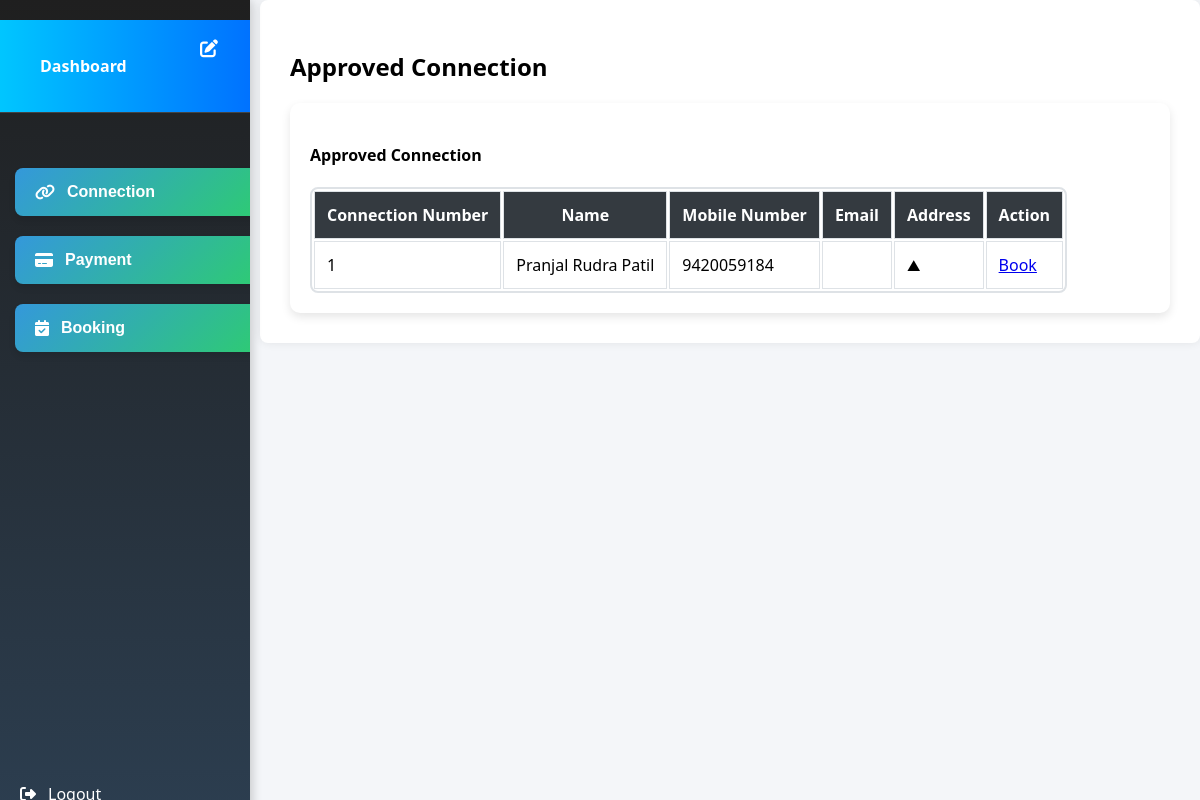
The app's page /bookings/approved-connection/ (signed in) with its own data.
### bookings/models.py (models this page shows, shortened)
class ConnectionRequest(models.Model):
    PENDING = 'Pending'
    APPROVED = 'Approved'
    REJECTED = 'Rejected'
    STATUS_CHOICES = [
        (PENDING, 'Pending'),
        (APPROVED, 'Approved'),
        (REJECTED, 'Rejected'),
    ]
    user = models.ForeignKey(User, on_delete=models.CASCADE, null=True, blank=True)  # Allow null for migration safety
    name = models.CharField(max_length=100)
    contact_number = models.CharField(max_length=15)
    age = models.PositiveIntegerField()
    gender = models.CharField(max_length=10)
    address = models.TextField()
    idproof = models.FileField(upload_to='idproofs/')
    status = models.CharField(
        max_length=10,
        choices=STATUS_CHOICES,
        default=PENDING
    )

### bookings/views.py (the view)
# urls.py: path('approved-connection/',views.approved_connection, name = 'approved_connection'),
@login_required
def approved_connection(request):
    user_connections = ConnectionRequest.objects.filter(user=request.user, status='Approved')
    return render(request, 'booking/approved_connection.html', {'connections': user_connections})

### templates/booking/approved_connection.html (shortened to what this page needs)
{% extends 'booking/base.html' %}
{% block content %}
<div class="container mt-4">
    <h2 class="text-center mb-4">Approved Connection</h2>
    {% if connections %}
    <div class="card shadow-sm p-3">
        <div class="card-body">
            <h4 class="text-center text-secondary mb-3">Approved Connection</h4>
            <div class="table-responsive">
                <table class="table table-bordered text-center align-middle custom-table">
                    <thead>
                        <tr>
                            <th>Connection Number</th>
                            <th>Name</th>
                            <th>Mobile Number</th>
                            <th>Email</th>
                            <th>Address</th>
                            <th>Action</th>
                        </tr>
                    </thead>
                    <tbody>
                        {% for connection in connections %}
                        <tr>
                            <td>{{ forloop.counter }}</td>
                            <td>{{ connection.name }}</td>
                            <td>{{ connection.contact_number }}</td>
                            <td>{{ connection.email }}</td>
                            <td>{{ connection.address }}</td>
                            <td>
                                <a href="#" class="btn btn-primary btn-sm px-3">Book</a>
                            </td>
                        </tr>
                        {% endfor %}
                    </tbody>
                </table>
            </div>
        </div>
    </div>
    {% else %}
    <p class="text-center text-muted">No approved connections found.</p>
    {% endif %}
</div>
{% endblock %}

### templates/booking/base.html (style rules this page uses)
body { font-family: 'Segoe UI', sans-serif; margin: 0; padding: 0; display: flex; background-color: #f2f2f2; }

### templates/booking/approved_connection.html (style rules this page uses)
.custom-table { border: 2px solid #dee2e6; border-radius: 8px; overflow: hidden; background: white; }
.custom-table th, .custom-table td { border: 1px solid #dee2e6; padding: 12px; }
.custom-table th { background-color: #343a40; color: white; font-weight: bold; }
.btn-primary { border-radius: 5px; transition: 0.3s; }
.card { border-radius: 10px; border: none; background-color: #ffffff; box-shadow: 0px 4px 10px rgba(0, 0, 0, 0.1); }
.card-body { padding: 20px; }
body { background-color: #f4f6f9; }

### records on screen
ConnectionRequest: name "Pranjal Rudra Patil", contact_number "9420059184", address "⛰"
